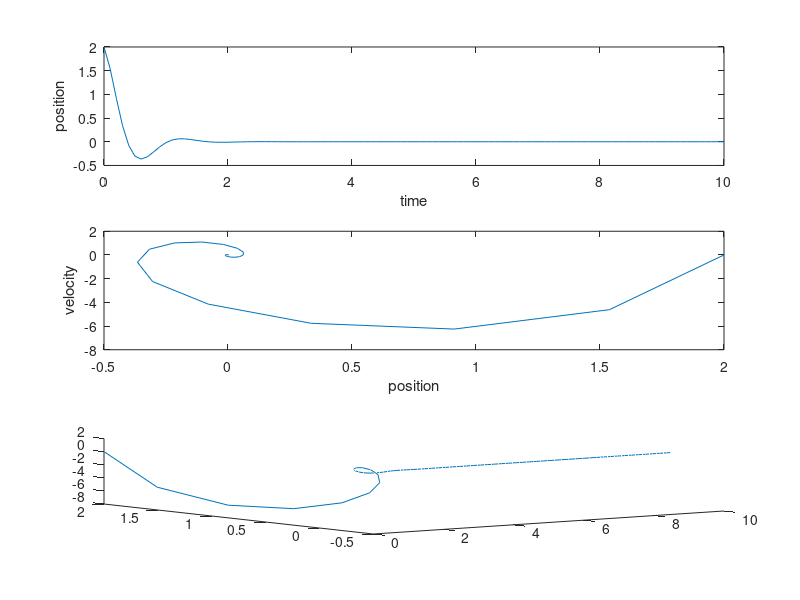

Write the MATLAB code that produced this figure.
clear all; close all; clc

w = 2*pi; % at natural frequency
d = 0.25;

% Spring mass -damper system

A = [ 0 1; -w^2 -2*d*w];

% dot(x) = Ax
dt = 0.1; % time step of integration 
T = 10; % amount of time to integrate
x0 = [2;0]; % we are starting at position 2 w/ zero velocity
           % stucture of x is [displacement x; velocity v]
% Iterate forward euler schemes

xF(:,1) = x0; % state 
tF(1) = 0;  % time

for k = 1:T/dt
    tF(k+1) = k*dt;
    xF(:,k+1) = (eye(2)+ dt*A)*xF(:,k);
end

% Backward Euler scheme

xB(:,1) = x0; % state 
tB(1) = 0;  % time

for k = 1:T/dt
    tB(k+1) = k*dt;
    xB(:,k+1) = inv(eye(2)- dt*A)*xB(:,k);
end


figure;
subplot(3,1,1)
plot(tB,xB(1,:));
xlabel(['time']);
ylabel(['position']);

subplot(3,1,2)
plot(xB(1,:),xB(2,:))
xlabel(['position']);
ylabel(['velocity']);

subplot(3,1,3)
plot3(tB,xB(1,:),xB(2,:));